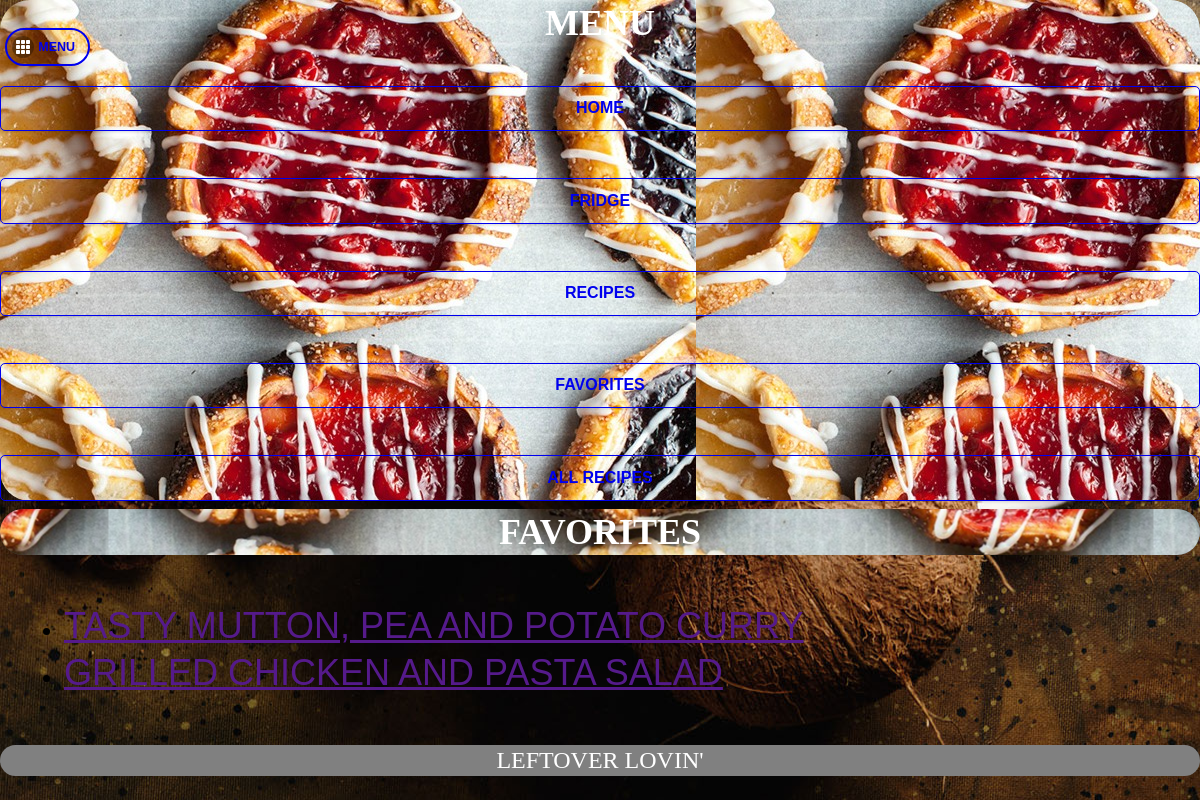
Screenshot of /Favorites.php with the database file from the repository.
### tables this page shows
CREATE TABLE IF NOT EXISTS `recipes` (
`ID` int(11) NOT NULL,
  `Name` varchar(500) NOT NULL,
  `Description` varchar(500) NOT NULL,
  `MealTime` varchar(500) NOT NULL,
  `Ingredients` varchar(500) NOT NULL,
  `Prep` varchar(500) NOT NULL,
  `score` int(11) NOT NULL,
  `votes` int(11) NOT NULL,
  `ImageLink` varchar(500) NOT NULL
);

### Favorites.php (the view, shortened to what this page needs)
<!DOCTYPE html>
<html>
	<head>
<?php include('stuff.php'); ?>
	</head>
	<body id="bodyP">
<?php include('panel.php'); ?>
		<div data-role="header" style="overflow:hidden;" id="headerP">
			<h1 id="homeH">Favorites</h1>
			<a href="#myPanel" class="ui-btn-left ui-btn ui-btn-inline ui-mini ui-corner-all ui-btn-icon-left ui-icon-grid" id="menuB">Menu</a>
		</div>
		<div data-role="main" class="ui-content" id="main">
			<ul id="main" id="listRecipies" data-role="listview" data-filter="true" data-filter-placholder="search recipies" data-inset="true">
			<?php
			$result = mysql_query("SELECT * FROM fav");
			$count = mysql_num_rows($result);
			if($count > 0)
			{
				while($row = mysql_fetch_array($result)){
			$result2 = mysql_query("SELECT * FROM `recipes` WHERE `ID` = ".$row["RecipeID"]."");
			$count2 = mysql_num_rows($result2);
			if($count2 > 0)
			{
				while($row2 = mysql_fetch_array($result2)){
					echo "<li><a href='' class='main' id='".$row2["ID"]."'>".$row2["Name"]."</a></li>";
				}
			}
				}
			}
			?>
			</ul>
		</div>
		<div data-role="footer" id="footerP">
			<h1>Leftover Lovin'</h1>
		</div>
	</body>
</html>

### css/styles.css (style rules this page uses)
#bodyP, body { margin: 0; padding: 0; overflow: auto; overflow: scroll; background:#444444 url("images/922389-yummy-food-wallpaper.jpg") 70% 60% repeat-x; font-size:x-large; }
#homeH { background:url("images/pies4.jpg") 70% 50% repeat-x; font-weight: bold; margin: auto; font-family: Dotum; text-align: center; font-size:150%; color: white; }
.main { font-size:150%; }
h1 { font-weight: bold; margin: auto; font-family: Dotum; text-align: center; font-size:150%; }
#headerP { background:#444444; border-width: 3px; border-radius: 30px; border-color: rgba(195,195,195,1); }
#footerP { background-color: grey; border-color: rgba(195,195,195,1); border-width: 3px; border-radius: 30px; font-size: 20pt; color: white; position: relative; width: 100%; bottom: 10%; }
#menuB { margin-right: 13px; top: 28px; border-width: 2px; border-radius: 30px; margin: auto; }

### css/index.css (style rules this page uses)
* { -webkit-tap-highlight-color: rgba(0,0,0,0); }
body { -webkit-touch-callout: none; -webkit-text-size-adjust: none; -webkit-user-select: none; background-color:#E4E4E4; background-image:linear-gradient(top, #A7A7A7 0%, #E4E4E4 51%); background-image:-webkit-linear-gradient(top, #A7A7A7 0%, #E4E4E4 51%); background-image:-ms-linear-gradient(top, #A7A7A7 0%, #E4E4E4 51%); background-image:-webkit-gradient( linear, left top, left bottom, color-stop(0, #A7A7A7), color-stop(0.51, #E4E4E4) ); background-attachment:fixed; font-family:'HelveticaNeue-Light', 'HelveticaNeue', Helvetica, Arial, sans-serif; font-size:12px; height:100%; margin:0px; padding:0px; text-transform:uppercase; width:100%; }
h1 { font-size:24px; font-weight:normal; margin:0px; overflow:visible; padding:0px; text-align:center; }

### rows the page displays
recipes: Name "TASTY MUTTON, PEA AND POTATO CURRY"
recipes: Name "GRILLED CHICKEN AND PASTA SALAD"
